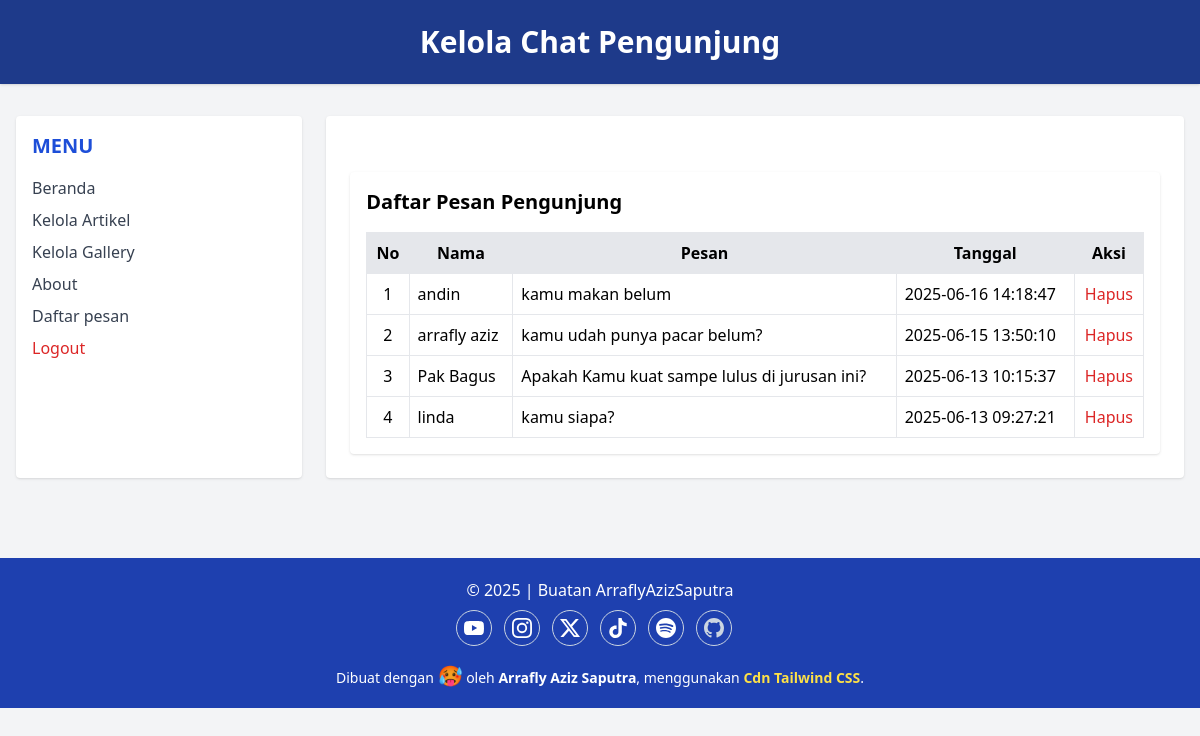
The app's page /admin/kelola_pesan.php (signed in) with its own data.
### tables this page shows
CREATE TABLE `tbl_pesan` (
  `id_pesan` int(11) NOT NULL,
  `nama` varchar(100) NOT NULL,
  `pesan` text NOT NULL,
  `tanggal` timestamp NOT NULL DEFAULT current_timestamp() ON UPDATE current_timestamp()
);

### admin/kelola_pesan.php (the view, shortened to what this page needs)
<?php
include('../koneksi.php');
?>
<!DOCTYPE html>
<html lang="en">
<head>
    <script src="https://cdn.tailwindcss.com"></script>
</head>
<body class="bg-gray-100 min-h-screen">
    <header class="bg-blue-900 text-white text-center py-6 shadow">
        <h1 class="text-3xl font-bold">Kelola Chat Pengunjung</h1>
    </header>
    <div class="flex max-w-7xl mx-auto mt-8 px-4">
        <aside class="w-1/4 bg-white rounded shadow p-4">
            <h2 class="text-xl font-semibold text-blue-700 mb-4 textcenter">MENU</h2>
            <ul class="space-y-2 text-gray-700">
                <li><a href="beranda_admin.php" class="block hover:text-blue-600">Beranda</a></li>
                <li><a href="data_artikel.php" class="block hover:text-blue-600">Kelola Artikel</a></li>
                <li><a href="data_gallery.php" class="block hover:text-blue-600">Kelola Gallery</a></li>
                <li><a href="about.php" class="block hover:text-blue-800">About</a></li>
                <li><a href="kelola_pesan.php" class="block hover:text-blue-600">Daftar pesan</a></li>
                    <a href="logout.php" onclick="return confirm('Apakah anda yakin ingin keluar?');"
                        class="block text-red-600 hover:underline fontmedium">Logout</a>
            </ul>
        </aside>
        <main class="w-3/4 bg-white rounded shadow p-6 ml-6">
            <form action="hapus_pesan.php" method="post" class="space-y-6">
                <div class="max-w-5xl mx-auto mt-8 p-4 bg-white rounded shadow">
                    <h2 class="text-xl font-bold mb-4">Daftar Pesan Pengunjung</h2>
                    <table class="w-full table-auto border-collapse border border-gray-300">
                        <thead class="bg-gray-200">
                            <tr>
                                <th class="border p-2">No</th>
                                <th class="border p-2">Nama</th>
                                <th class="border p-2">Pesan</th>
                                <th class="border p-2">Tanggal</th>
                                <th class="border p-2">Aksi</th>
                            </tr>
                        </thead>
                        <tbody>
                            <?php
                            $result = mysqli_query($db, "SELECT * FROM tbl_pesan ORDER BY tanggal DESC");
                            $no = 1;
                            while ($row = mysqli_fetch_assoc($result)) {
                                echo "<tr>";
                                echo "<td class='border p-2 text-center'>" . $no++ . "</td>";
                                echo "<td class='border p-2'>" . htmlspecialchars($row['nama']) . "</td>";
                                echo "<td class='border p-2'>" . nl2br(htmlspecialchars($row['pesan'])) . "</td>";
                                echo "<td class='border p-2'>" . $row['tanggal'] . "</td>";
                                echo "<td class='border p-2 text-center'>
                                        <a href='hapus_pesan.php?id=" . $row['id_pesan'] . "' onclick='return confirm(\"Yakin ingin menghapus?\")' class='text-red-600 hover:underline'>Hapus</a>
                                      </td>";
                                echo "</tr>";
                            }
                            ?>
                        </tbody>
                    </table>
                </div>
            </form>
        </main>
    </div>
    <footer class="bg-blue-800 text-white text-center py-5 mt-20">
        &copy; <?php echo date('Y'); ?> | Buatan ArraflyAzizSaputra
          <div class="w-full pt-2 0">
            <div class="flex items-center justify-center mb-5">
                <a href="https://youtube.com/@arraflyaziz2?si=MnABgllm3XJwLCvH" target="_blank"
                    class="w-9 h-9 mr-3 rounded-full flex justify-center items-center border border-slate-300 text-slate-300 hover:border-primary hover:bg-primary hover:text-white">
                </a>
                <a href="https://www.instagram.com/arrxfinly_a_s_/profilecard/?igsh=MTRndnJ1eDR0anZwdg=="
                    target="_blank" class="w-9 h-9 mr-3 rounded-full flex justify-center items-center border border-slate-300 text-slate-300 hover:border-primary hover:bg-primary hover:text-white">
                </a>
                <a href="https://x.com/arrafly_aziz?t=aUe2zmeNRwIZV9ksai1XUA&s=08" target="_blank" class="w-9 h-9 mr-3 rounded-full flex justify-center items-center border border-slate-300 text-slate-300 hover:border-primary hover:bg-primary hover:text-white">
                    <svg role="img" width="20" fill="white" viewBox="0 0 24 24" xmlns="http://www.w3.org/2000/svg">
                        <title>X</title>
                        <path
                            d="M18.901 1.153h3.68l-8.04 9.19L24 22.846h-7.406l-5.8-7.584-6.638 7.584H.474l8.6-9.83L0 1.154h7.594l5.243 6.932ZM17.61 20.644h2.039L6.486 3.24H4.298Z" />
                    </svg>
                </a>
                <a href="https://www.tiktok.com/@pengen_leptop_gaming?_t=8r6Wx3psHzT&_r=1" target="_blank"
                    class="w-9 h-9 mr-3 rounded-full flex justify-center items-center border border-slate-300 text-slate-300 hover:border-primary hover:bg-primary hover:text-white">
                </a>
                <a href="https://open.spotify.com/user/31otpy7htclwrlrgs5ukzm3tkejq?si=6PoWho7OSC6jFLVGlSCeww"
                    target="_blank" class="w-9 h-9 mr-3 rounded-full flex justify-center items-center border border-slate-300 text-slate-300 hover:border-primary hover:bg-primary hover:text-white">
                </a>
                <a href="https://github.com/Arraflyazizsaputra"
                    target="_blank" class="w-9 h-9 mr-3 rounded-full flex justify-center items-center border border-slate-300 text-slate-300 hover:border-primary hover:bg-primary hover:text-white">
                </a>
            </div>
            <p class="font-medium text-sm text-white text-center">Dibuat dengan <span class="text-pink-500" style='font-size:20px;'>&#129397;</span>
                oleh <a href="http://instagram.com/" target="_blank" class="font-bold text-primary">Arrafly Aziz Saputra</a>, menggunakan
                <a href="https://tailwindcss.com/" target="_blank" class="font-bold text-yellow-300">Cdn Tailwind CSS</a>.
            </p>
        </div>
    </footer>
</body>
</html>

### records on screen
tbl_pesan: nama "andin", pesan "kamu makan belum", tanggal "2025-06-16 14:18:47"
tbl_pesan: nama "arrafly aziz", pesan "kamu udah punya pacar belum?", tanggal "2025-06-15 13:50:10"
tbl_pesan: nama "Pak Bagus", pesan "Apakah Kamu kuat sampe lulus di jurusan ini?", tanggal "2025-06-13 10:15:37"
tbl_pesan: nama "linda", pesan "kamu siapa?", tanggal "2025-06-13 09:27:21"
